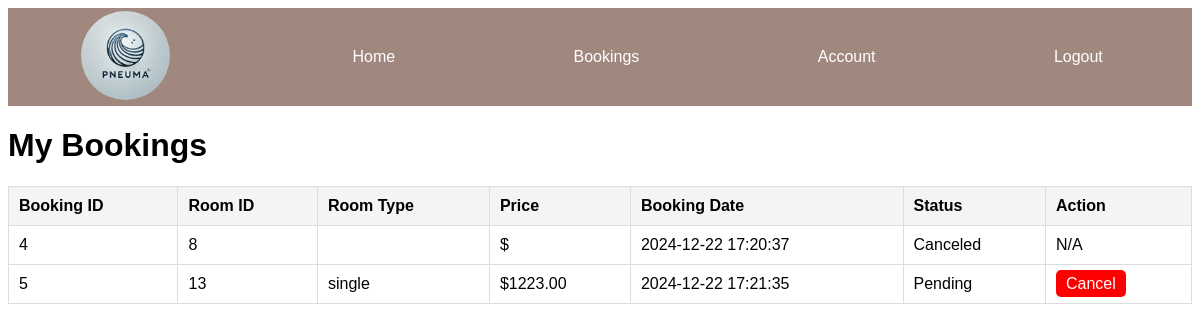
/booking.php (signed in), run on the app's committed database.
### tables this page shows
CREATE TABLE `bookings` (
  `booking_id` int(11) NOT NULL,
  `student_number` int(11) NOT NULL,
  `room_id` int(11) NOT NULL,
  `booking_date` datetime DEFAULT current_timestamp(),
  `status` enum('Pending','Confirmed','Canceled') DEFAULT 'Pending'
);

CREATE TABLE `rooms` (
  `room_id` int(11) NOT NULL,
  `type` varchar(50) NOT NULL,
  `size` int(11) NOT NULL,
  `features` text NOT NULL,
  `front_view` varchar(100) NOT NULL,
  `price` decimal(10,2) NOT NULL,
  `availability` enum('Available','Not Available') DEFAULT 'Available',
  `dorm_id` int(11) NOT NULL
);

### booking.php (the view, shortened to what this page needs)
<?php
require 'connect.php';
$student_number = $_SESSION['student_number'];
$query = "SELECT b.booking_id, b.room_id, b.booking_date, b.status, r.type, r.price
          FROM bookings b
          LEFT JOIN rooms r ON b.room_id = r.room_id
          WHERE b.student_number = '$student_number'";
$result = mysqli_query($conn, $query);
?>
<!DOCTYPE html>
<html lang="en">
<head>
    <link rel="stylesheet" href="style.css">
</head>
<body>
<header class="navigator">
    <ul>
      <li><img src="img/logo.jpeg" alt="Logo"></li>
      <li><a href="student.php">Home</a></li>
      <li><a href="booking.php">Bookings</a></li>
      <li><a href="account.php">Account</a></li>
      <li><a href="logout.php">Logout</a></li>
    </ul>
</header>
    <h1>My Bookings</h1>
    <?php if (mysqli_num_rows($result) > 0): ?>
        <table>
            <thead>
                <tr>
                    <th>Booking ID</th>
                    <th>Room ID</th>
                    <th>Room Type</th>
                    <th>Price</th>
                    <th>Booking Date</th>
                    <th>Status</th>
                    <th>Action</th>
                </tr>
            </thead>
            <tbody>
                <?php while ($row = mysqli_fetch_assoc($result)): ?>
                    <tr>
                        <td><?php echo htmlspecialchars($row['booking_id'] ?? ''); ?></td>
                        <td><?php echo htmlspecialchars($row['room_id'] ?? ''); ?></td>
                        <td><?php echo htmlspecialchars($row['type'] ?? ''); ?></td>
                        <td>$<?php echo htmlspecialchars($row['price'] ?? ''); ?></td>
                        <td><?php echo htmlspecialchars($row['booking_date'] ?? ''); ?></td>
                        <td><?php echo htmlspecialchars($row['status'] ?? ''); ?></td>
                        <td>
                            <?php if ($row['status'] === 'Pending'): ?>
                                <a class="btn-cancel" href="booking.php?booking_id=<?php echo $row['booking_id']; ?>">Cancel</a>
                            <?php else: ?>
                                N/A
                            <?php endif; ?>
                        </td>
                    </tr>
                <?php endwhile; ?>
            </tbody>
        </table>
    <?php else: ?>
        <p>You have no bookings.</p>
    <?php endif; ?>
</body>
</html>

### style.css (style rules this page uses)
body { font-family: Arial, sans-serif; }
.navigator ul { list-style-type: none; margin: 0; padding: 0; display: flex; align-items: center; overflow: hidden; background-color: #A1887F; justify-content: space-around; }
.navigator li { margin: 0; padding: 0; }
.navigator li img { border-radius: 50%; width: 89px; height: 89px; margin-right: 20px; }
.navigator li a { display: block; color: white; text-align: center; padding: 40px 16px; text-decoration: none; font-family: Arial, sans-serif; font-size: 16px; }

### booking.php (style rules this page uses)
table { width: 100%; border-collapse: collapse; margin: 20px 0; }
th, td { padding: 10px; text-align: left; border: 1px solid #ddd; }
th { background-color: #f4f4f4; }
.btn-cancel { color: white; background-color: red; padding: 5px 10px; text-decoration: none; border-radius: 5px; }

### data on the page
bookings: booking_id "4", room "8", booking_date "2024-12-22 17:20:37", status "Canceled", shows "N/A"
bookings: booking_id "5", room "13", room.type "single", room.price "1223.00", booking_date "2024-12-22 17:21:35", status "Pending"
